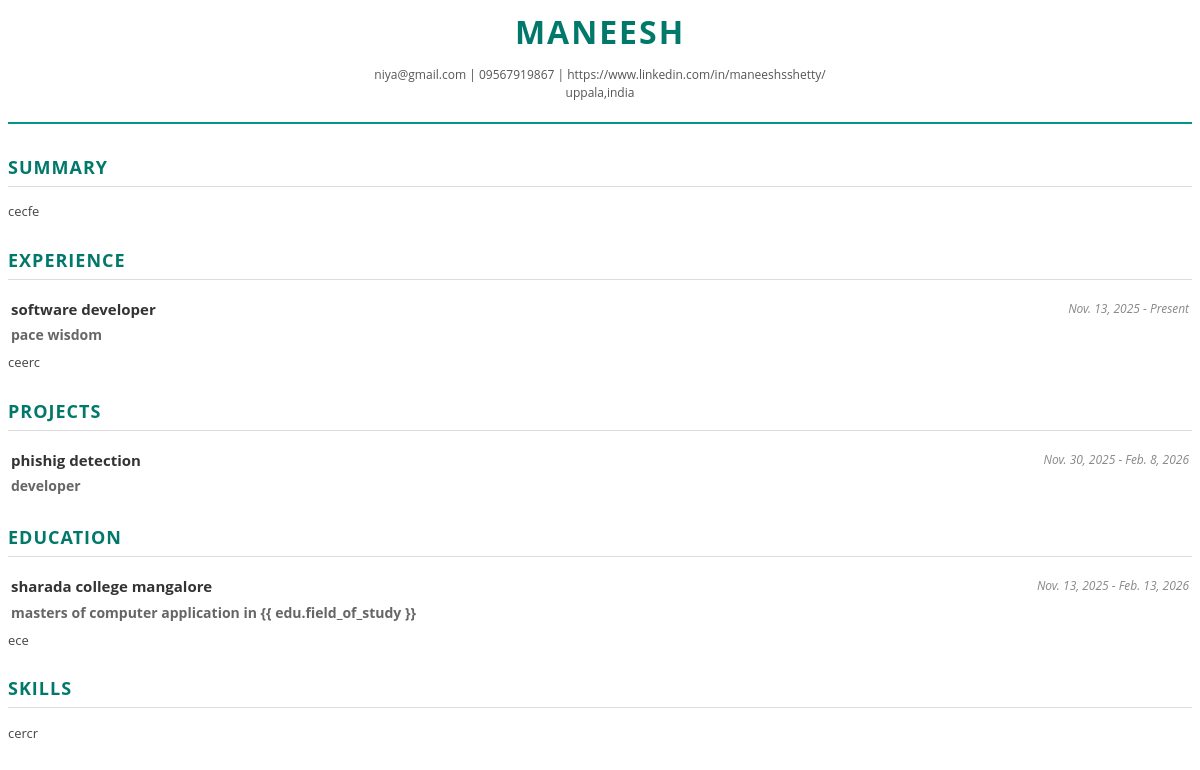
/resume/21/view/, run on the app's committed database.
### resume/models.py (models this page shows, shortened)
class Resume(models.Model):
    full_name = models.CharField(max_length=200)
    email = models.EmailField()
    phone = models.CharField(max_length=20)
    address = models.CharField(max_length=300, blank=True)
    linkedin_url = models.URLField(blank=True)
    website_url = models.URLField(blank=True)
    summary = models.TextField(blank=True)
    skills = models.TextField(help_text="Comma-separated list of skills")
    created_at = models.DateTimeField(auto_now_add=True)
    updated_at = models.DateTimeField(auto_now=True)

class Experience(models.Model):
    resume = models.ForeignKey(Resume, on_delete=models.CASCADE, related_name='experience')
    job_title = models.CharField(max_length=200)
    company = models.CharField(max_length=200)
    location = models.CharField(max_length=200, blank=True)
    start_date = models.DateField()
    end_date = models.DateField(null=True, blank=True)
    is_current = models.BooleanField(default=False)
    description = models.TextField(blank=True)

class Project(models.Model):
    resume = models.ForeignKey(Resume, on_delete=models.CASCADE, related_name='projects')
    title = models.CharField(max_length=200)
    role = models.CharField(max_length=200, blank=True)
    start_date = models.DateField()
    end_date = models.DateField(null=True, blank=True)
    description = models.TextField(blank=True)

class Education(models.Model):
    resume = models.ForeignKey(Resume, on_delete=models.CASCADE, related_name='education')
    institution = models.CharField(max_length=200)
    degree = models.CharField(max_length=200)
    field_of_study = models.CharField(max_length=200, blank=True)
    start_date = models.DateField()
    end_date = models.DateField(null=True, blank=True)
    description = models.TextField(blank=True)

### resume/views.py (the view)
# urls.py: path('resume/<int:resume_id>/view/', views.view_resume, name='view_resume'),
def view_resume(request, resume_id, template_name='sample'):
    resume = get_object_or_404(Resume, pk=resume_id)
    template_path = f'resume/pdf/{template_name}.html'
    return render(request, template_path, {'resume': resume})

### resume/templates/resume/pdf/sample.html (shortened to what this page needs)
<!DOCTYPE html>
<html>
<head>
</head>
<body>
    <div class="header">
        <div class="name">{{ resume.full_name }}</div>
        <div class="contact-info">
            {{ resume.email }} | {{ resume.phone }}
            {% if resume.linkedin_url %}| {{ resume.linkedin_url }} {% endif %}
            <br>
            {{ resume.address }}
        </div>
    </div>
    {% if resume.summary %}
    <div class="section">
        <div class="section-header">Summary</div>
        <div class="description">{{ resume.summary }}</div>
    </div>
    {% endif %}
    <div class="section">
        <div class="section-header">Experience</div>
        {% for exp in resume.experience.all %}
        <div class="item">
            <table class="title-table">
                <tr>
                    <td style="width: 70%;">
                        <span class="job-title">{{ exp.job_title }}</span>
                    </td>
                    <td class="date-location">
                        {{ exp.start_date }} - {% if exp.is_current %}Present{% else %}{{ exp.end_date }}{% endif %}
                    </td>
                </tr>
                <tr>
                    <td colspan="2">
                        <span class="company-name">{{ exp.company }}</span>
                    </td>
                </tr>
            </table>
            <div class="description">{{ exp.description|linebreaksbr }}</div>
        </div>
        {% endfor %}
    </div>
    <div class="section">
        <div class="section-header">Projects</div>
        {% for proj in resume.projects.all %}
        <div class="item">
            <table class="title-table">
                <tr>
                    <td style="width: 70%;">
                        <span class="job-title">{{ proj.title }}</span>
                    </td>
                    <td class="date-location">
                        {{ proj.start_date }} - {% if proj.end_date %}{{ proj.end_date }}{% else %}Present{% endif %}
                    </td>
                </tr>
                <tr>
                    <td colspan="2">
                        <span class="company-name">{% if proj.role %}{{ proj.role }}{% endif %}</span>
                    </td>
                </tr>
            </table>
        </div>
        {% endfor %}
    </div>
    <div class="section">
        <div class="section-header">Education</div>
        {% for edu in resume.education.all %}
        <div class="item">
            <table class="title-table">
                <tr>
                    <td style="width: 70%;">
                        <span class="job-title">{{ edu.institution }}</span>
                    </td>
                    <td class="date-location">
                        {{ edu.start_date }} - {% if edu.end_date %}{{ edu.end_date }}{% else %}Present{% endif %}
                    </td>
                </tr>
                <tr>
                    <td colspan="2">
                        <span class="company-name">{{ edu.degree }} {% if edu.field_of_study %} in {{ edu.field_of_study
                            }}{% endif %}</span>
                    </td>
                </tr>
            </table>
            <div class="description">{{ edu.description|linebreaksbr }}</div>
        </div>
        {% endfor %}
    </div>
    <div class="section">
        <div class="section-header">Skills</div>
        <div class="description skills-list">
            {{ resume.skills|linebreaksbr }}
        </div>
    </div>
</body>
</html>

### resume/templates/resume/pdf/sample.html (style rules this page uses)
body { font-family: 'Open Sans', Helvetica, Arial, sans-serif; color: #333; line-height: 1.5; font-size: 14px; }
.header { text-align: center; margin-bottom: 30px; border-bottom: 2px solid #009688; padding-bottom: 20px; }
.name { font-size: 32px; font-weight: bold; text-transform: uppercase; color: #00796b; letter-spacing: 2px; }
.contact-info { font-size: 12px; color: #555; margin-top: 10px; }
.section { margin-top: 25px; margin-bottom: 20px; }
.section-header { font-size: 18px; font-weight: bold; color: #00796b; text-transform: uppercase; border-bottom: 1px solid #ddd; padding-bottom: 5px; margin-bottom: 15px; letter-spacing: 1px; }
.item { margin-bottom: 15px; }
.title-table { width: 100%; }
.job-title { font-weight: bold; font-size: 15px; color: #333; }
.company-name { font-weight: bold; color: #666; font-size: 14px; }
.date-location { text-align: right; font-size: 12px; color: #888; font-style: italic; }
.description { font-size: 13px; color: #444; text-align: justify; margin-top: 5px; }
.skills-list { line-height: 1.6; }

### data on the page
Resume: full_name "MANEESH", email "niya@gmail.com", phone "09567919867", linkedin_url "https://www.linkedin.com/in/maneeshsshetty/", address "uppala,india", summary "cecfe", skills "cercr"
Experience: job_title "software developer", start_date "Nov. 13, 2025", is_current "Present", company "pace wisdom", description "ceerc"
Project: title "phishig detection", start_date "Nov. 30, 2025", end_date "Feb. 8, 2026", role "developer"
Education: institution "sharada college mangalore", start_date "Nov. 13, 2025", end_date "Feb. 13, 2026", degree "masters of computer application", field_of_study "in {{ edu.field_of_study }}", description "ece"
